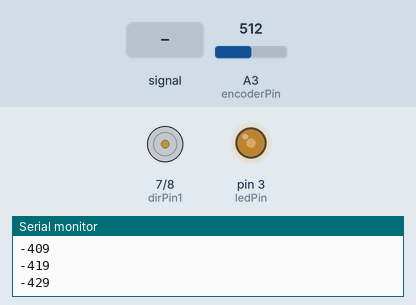
A sketch run on a simulated Arduino Uno, built with avr-gcc and run on an emulated ATmega328P. Shown: motor-driver pin pairs drawn as motors (green arrow = first pin HIGH = forward, orange = second pin HIGH = backward, longer = more drive, scaled by the enable pin), output pins drawn as LEDs (lit = HIGH), the last lines printed to the serial monitor. The test bench sets the inputs (shaded band); at power-on: A3 (encoderPin) = 512.

Above: at 1.2 s.
1.3 s: A3 (encoderPin) set to 0
At 1.55 s:
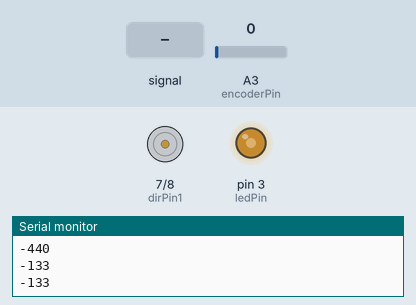
4.3 s: A3 (encoderPin) set to 122
At 5.0 s:
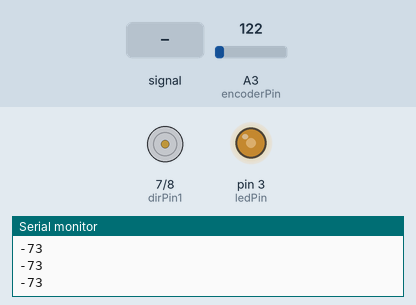
5.8 s: A3 (encoderPin) fed a 200 Hz sine of ±81 counts around its level
8.8 s: A3 (encoderPin) set to 0
Timing chart, 0 to 11.8 s (numbered marks = the images above; inputs shaded):
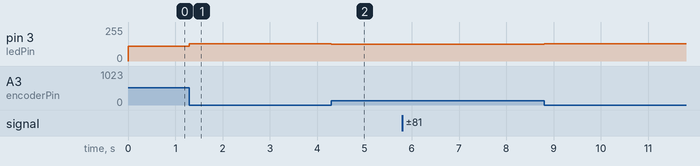

Measured:
- after the input at 1.3 s, pin 3 (ledPin): 109/255 → 128/255 at once
- after the input at 4.3 s, pin 3 (ledPin): 128/255 → 124/255 at once

The sketch:

1DofProgramm.ino
```cpp
/*
 * Hapkit control skeleton code
 */
#include <Arduino.h>
#include <HardwareSerial.h>

//Motor Pins
int pwmPin = 6;   // PWM output pin for motor 1
int dirPin1 = 7;  // direction output pin for motor 1
int dirPin2 = 8;  // direction output pin for motor 1

//Encoder Pins
int encoderPin = A3;
int ledPin = 3;

//PID
int targetPos = 0;  // target position
double Kp = 0.6;    //try between 0 and 1
double Ki = 0.02;   //try between 0.00 and 0.10
double Kd = 6;      //try between 0 and 10

//Kd parameters
int prevError = 0, vError;

//Ki parameters
int errorAccumulatorMax = (int)(255 / Ki);
int errorAccumulator = 0;
unsigned long updatePeriod_I = 62L * 100L, updatePeriod_D = 62L * 1L, serialPrintPeriod = 62L * 100L;
 // clockrate scaling * ms
unsigned long currentTime, lastUpdateTime_I = 0, lastUpdateTime_D = 0, lastUpdateTime_Print = 0;

//Encoder Tracking
int lastRawPos = 0;
int lastLastRawPos = 0;
const int flipThresh = 700;  // threshold to determine whether or not a flip over the 180 degree mark occurred
boolean flipped = false;
int flipNumber = 0;  // keeps track of the number of flips over the 180deg mark
int tempOffset = 0;
int handlePos = 0;  //handle position

int motDir = -65;

//--------------------------------------------
// Initial setup
//--------------------------------------------
void setup() {
  initializeMotor();

  //initialize encoder pins
  pinMode(ledPin, OUTPUT);
  pinMode(encoderPin, INPUT);
  Serial.begin(9600);
}


//--------------------------------------------
// Main Loop
//--------------------------------------------
void loop() {

  //encoder
  //read in encoder position as handlePos
  int lastPos = handlePos;
  update_encoder_position_hapkit();
  //output encoder value to LED
  int ledValue = map(handlePos, -3500, 3500, 255, 0);
  analogWrite(ledPin, ledValue);


  //=================================
  //
  // Edit control code starting here!
  //
  //=================================
  int motorOutput = 0;
  int error = 0;

  //test - oscillate


  //Bang-bang here

  //int handlePos = 0;    //handle position
  // if(handlePos<0){
  //   motorOutput = 200;
  // }
  // else {
  //   motorOutput = 0;
  // }


  //P-control here
  error = 0 - handlePos;
  motorOutput += Kp * error;


  // I-control

  currentTime = millis();
  if (currentTime - lastUpdateTime_I > updatePeriod_I) {
    errorAccumulator = max(-errorAccumulatorMax, min(errorAccumulatorMax, errorAccumulator + error));
    lastUpdateTime_I = currentTime;
    motorOutput += Ki * errorAccumulator;
  }


  //D-control
  currentTime = millis();
  if (currentTime - lastUpdateTime_D > updatePeriod_D) {
    vError = error - prevError;
    prevError = error;
    lastUpdateTime_D = currentTime;
  }
   if(abs(vError) > 3) // simple filter for small noise
       motorOutput += vError * Kd;

  //debug print
  currentTime = millis();
  if (currentTime - lastUpdateTime_Print > serialPrintPeriod)  // executes every ~100ms
  {
    Serial.println(motorOutput);
    lastUpdateTime_Print = currentTime;
  }

  //=================================
  //
  // End main edit zone!
  //
  //=================================
  if (error < 0)
    motorOutput = 0;

  //motor
  motorOutput = max(-255, min(255, motorOutput));  //cap motor output
  if (motorOutput > 0)                             //set motor direction
  {
    digitalWrite(dirPin1, LOW);   // set direction pin 1
    digitalWrite(dirPin2, HIGH);  // set direction pin 2
  } else {
    digitalWrite(dirPin1, HIGH);  // set direction pin 1
    digitalWrite(dirPin2, LOW);   // set direction pin 2
  }
  analogWrite(pwmPin, abs(motorOutput));  //write to motor
}

//===========================================
//
// HELPER FUNCTIONS
//
//===========================================


//--------------------------------------------
// Initialize Motor
//--------------------------------------------
void initializeMotor() {
  //set motor pin modes
  pinMode(pwmPin, OUTPUT);
  pinMode(dirPin1, OUTPUT);
  pinMode(dirPin2, OUTPUT);

  // set PWM frequency
  setPwmFrequency(pwmPin, 1);

  // Initialize motor
  analogWrite(pwmPin, 0);       // set to not spinning voltage
  digitalWrite(dirPin1, LOW);   // set direction
  digitalWrite(dirPin2, HIGH);  // set direction
}


//--------------------------------------------
// Pwm Frequency
// From https://playground.arduino.cc/Code/PwmFrequency
//--------------------------------------------
void setPwmFrequency(int pin, int divisor) {
  byte mode;
  if (pin == 5 || pin == 6 || pin == 9 || pin == 10) {
    switch (divisor) {
      case 1: mode = 0x01; break;
      case 8: mode = 0x02; break;
      case 64: mode = 0x03; break;
      case 256: mode = 0x04; break;
      case 1024: mode = 0x05; break;
      default: return;
    }
    if (pin == 5 || pin == 6) {
      TCCR0B = TCCR0B & 0b11111000 | mode;
    } else {
      TCCR1B = TCCR1B & 0b11111000 | mode;
    }
  } else if (pin == 3 || pin == 11) {
    switch (divisor) {
      case 1: mode = 0x01; break;
      case 8: mode = 0x02; break;
      case 32: mode = 0x03; break;
      case 64: mode = 0x04; break;
      case 128: mode = 0x05; break;
      case 256: mode = 0x06; break;
      case 1024: mode = 0x7; break;
      default: return;
    }
    TCCR2B = TCCR2B & 0b11111000 | mode;
  }
}


//--------------------------------------------
// Read Encoder from Hapkit
//--------------------------------------------
void update_encoder_position_hapkit() {
  int rawPos = analogRead(encoderPin);  //current raw position from MR sensor

  // Calculate differences between subsequent MR sensor readings
  int rawDiff = rawPos - lastRawPos;          //difference btwn current raw position and last raw position
  int lastRawDiff = rawPos - lastLastRawPos;  //difference btwn current raw position and last last raw position
  int rawOffset = abs(rawDiff);
  int lastRawOffset = abs(lastRawDiff);

  // Update position record-keeping vairables
  lastLastRawPos = lastRawPos;
  lastRawPos = rawPos;

  // Keep track of flips over 180 degrees
  if ((lastRawOffset > flipThresh) && (!flipped)) {  // enter this anytime the last offset is greater than the flip threshold AND it has not just flipped
    if (lastRawDiff > 0) {                           // check to see which direction the drive wheel was turning
      flipNumber--;                                  // cw rotation
    } else {                                         // if(rawDiff < 0)
      flipNumber++;                                  // ccw rotation
    }
    if (rawOffset > flipThresh) {                   // check to see if the data was good and the most current offset is above the threshold
      handlePos = rawPos + flipNumber * rawOffset;  // update the pos value to account for flips over 180deg using the most current offset
      tempOffset = rawOffset;
    } else {                                            // in this case there was a blip in the data and we want to use lastactualOffset instead
      handlePos = rawPos + flipNumber * lastRawOffset;  // update the pos value to account for any flips over 180deg using the LAST offset
      tempOffset = lastRawOffset;
    }
    flipped = true;                                // set boolean so that the next time through the loop won't trigger a flip
  } else {                                         // anytime no flip has occurred
    handlePos = rawPos + flipNumber * tempOffset;  // need to update pos based on what most recent offset is
    flipped = false;
  }
}
```
